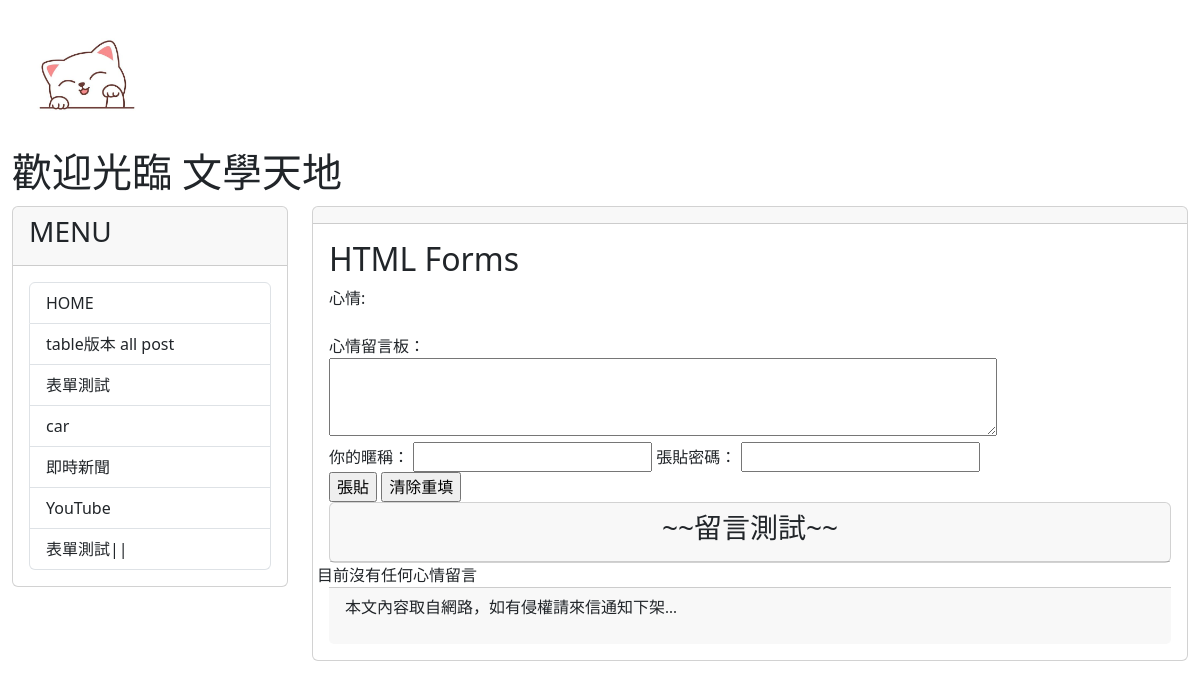
The app's page /test/new, older data.
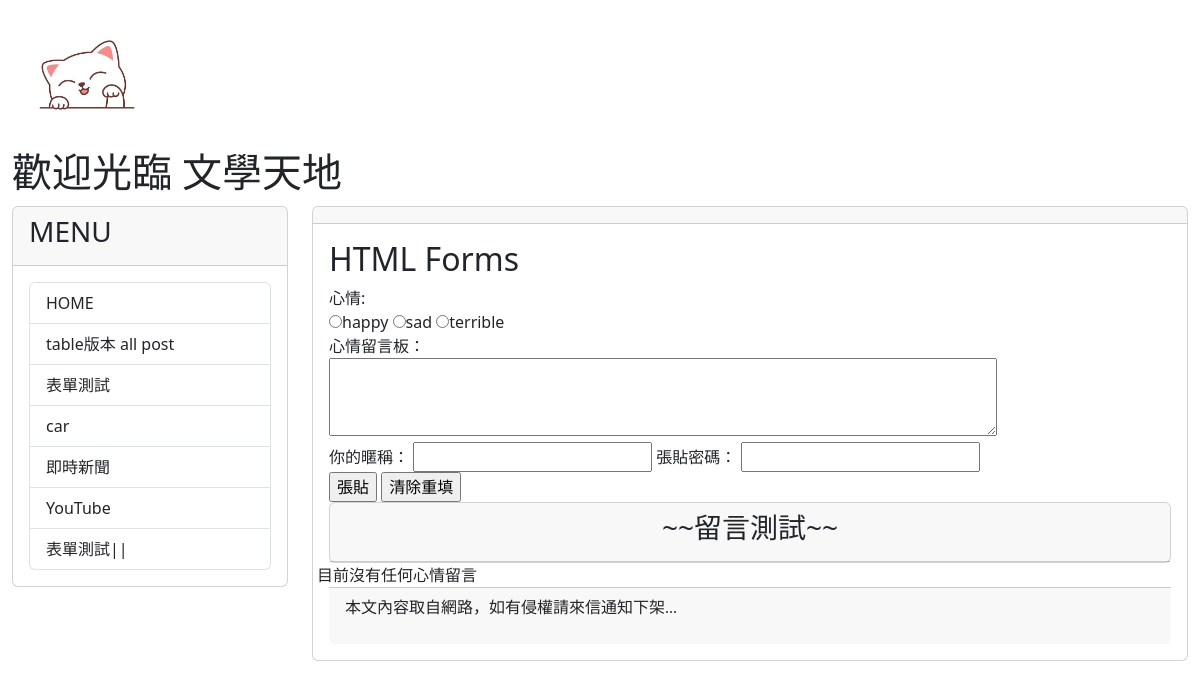
The same page, newer data.
### mytest/models.py (models this page shows, shortened)
class Mood(models.Model):
    status = models.CharField(max_length=10,null=False)

### mytest/views.py (the view, shortened to what this page needs)
# urls.py: path('test/new',testv.index,name='test-name'),
def index(request):
    posts = Post.objects.filter(enabled=True).order_by('-pub_time')[:30]#[:30]取前三十個,日期排序
    moods = Mood.objects.all()#把東西從資料庫抓出來
    if request.method == 'GET':
        return render(request,'myform.html',locals())
    else:
            message = 'post/get 出現錯誤'
            return render(request,'myform.html',locals())

### mytest/templates/myform.html (shortened to what this page needs)
{% extends 'base2.html' %}
{% block content %}
<h2>HTML Forms</h2>
<form action="" method="post">
    <label for="title">心情:</label><br>
    {% for m in moods %}
    <input type='radio' name='mood' value='{{ m.status }}'>{{ m.status }}</input>
    {% endfor %}
    <br>
    心情留言板：<br/>
    <textarea name='user_post' rows=3 cols=70></textarea><br/>
    <label for='user_id'>你的暱稱：</label>
    <input id='user_id' type='text' name='user_id'>
    <label for='user_pass'>張貼密碼：</label>
    <input id='user_pass' type='password' name='user_pass'><br/>
    <input type='submit' value='張貼'>
    <input type='reset' value='清除重填'>
</form>
<div class='row'>
    <div class='col-md-12'>
        <div class='card'>
            <div class='card-header' align=center>
            <h3>~~留言測試~~</h3>
        </div>
    </div>
</div>
<div class="row">
    {% for p in posts %}
     <div class="col-sm-12 col-md-4">
        <div class='card'>
            <div class='card-header text-white bg-primary'>【{{ p.nickname }}】覺得{{ p.moods }}</div>
            <div class='card-body'>{{ p.message | linebreaks }}</div>
            <div class='card-footer' align='right'>
                <i><small>{{ p.pub_time }}</small></i>
            </div>
        </div>
    </div>
    {% empty %}
        目前沒有任何心情留言
    {% endfor %}
</div>
{% endblock content %}

Row changes from the older to the newer data that the page shows:
added Mood: status "happy"
added Mood: status "sad"
added Mood: status "terrible"
